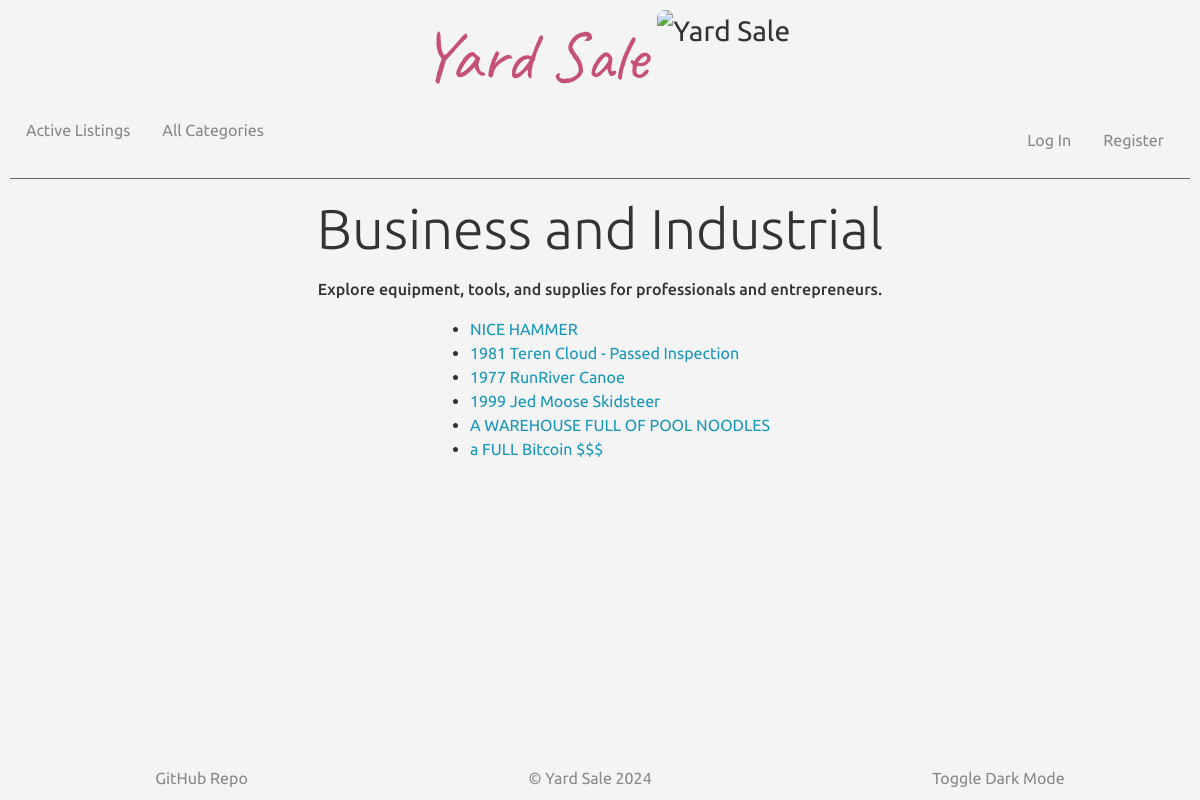
Page /category/2 on the earlier database version.
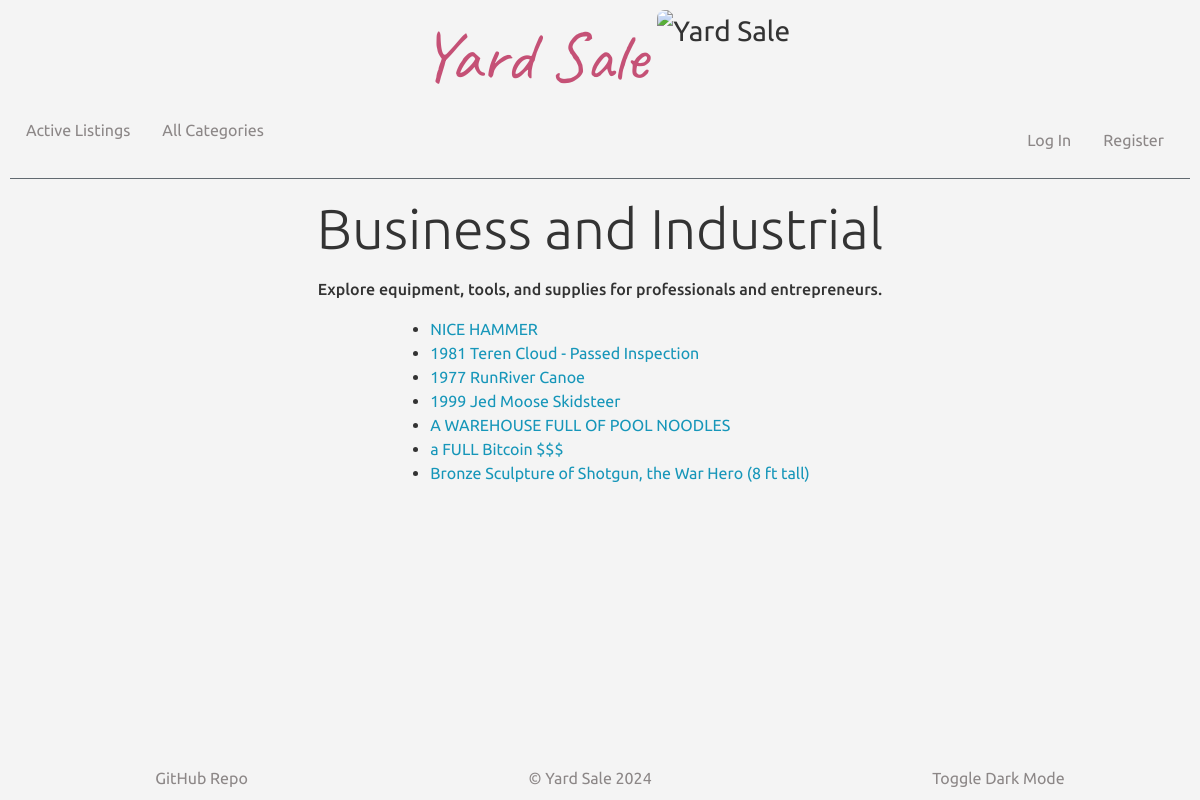
Same page on the later database version.
### auctions/models.py (models this page shows, shortened)
class Listing(models.Model):
    active = models.BooleanField(default=True)
    categories = models.ManyToManyField(Category, related_name="listings")
    date = models.DateTimeField()
    description = models.TextField()
    image = models.URLField(blank=True)
    starting_bid = models.DecimalField(max_digits=10, decimal_places=2, default=0.00)
    price = models.DecimalField(max_digits=10, decimal_places=2)
    title = models.CharField(max_length=64)
    user = models.ForeignKey(User, on_delete=models.CASCADE, related_name="listings")

### auctions/views.py (the view)
# urls.py: path('category/<int:category_id>', views.category, name="category"),
def category(request, category_id):
    listings = Listing.objects.filter(categories=category_id)
    category = Category.objects.get(pk=category_id)
    return render(request, "auctions/category.html", {
        "listings": listings,
        "category": category
    })

### auctions/models.py (called while the page is built)
    def __str__(self):
        return f"{self.category}"

### auctions/templates/auctions/category.html (shortened to what this page needs)
{% extends "auctions/layout.html" %}
{% block body %}
<div class="category-content">
  <h1>{{ category.category }}</h1>
  <h6>{{ category.description }}</h6>
  <ul>
    {% for listing in listings %}
    <li>
      <a class="title-link" href="{% url 'listing' listing.id %}"
        >{{ listing.title }}</a
      >
    </li>
    {% endfor %}
  </ul>
</div>
{% endblock %}

Differences in the rows shown:
added Listing: title "Bronze Sculpture of Shotgun, the War Hero (8 ft tall)"
